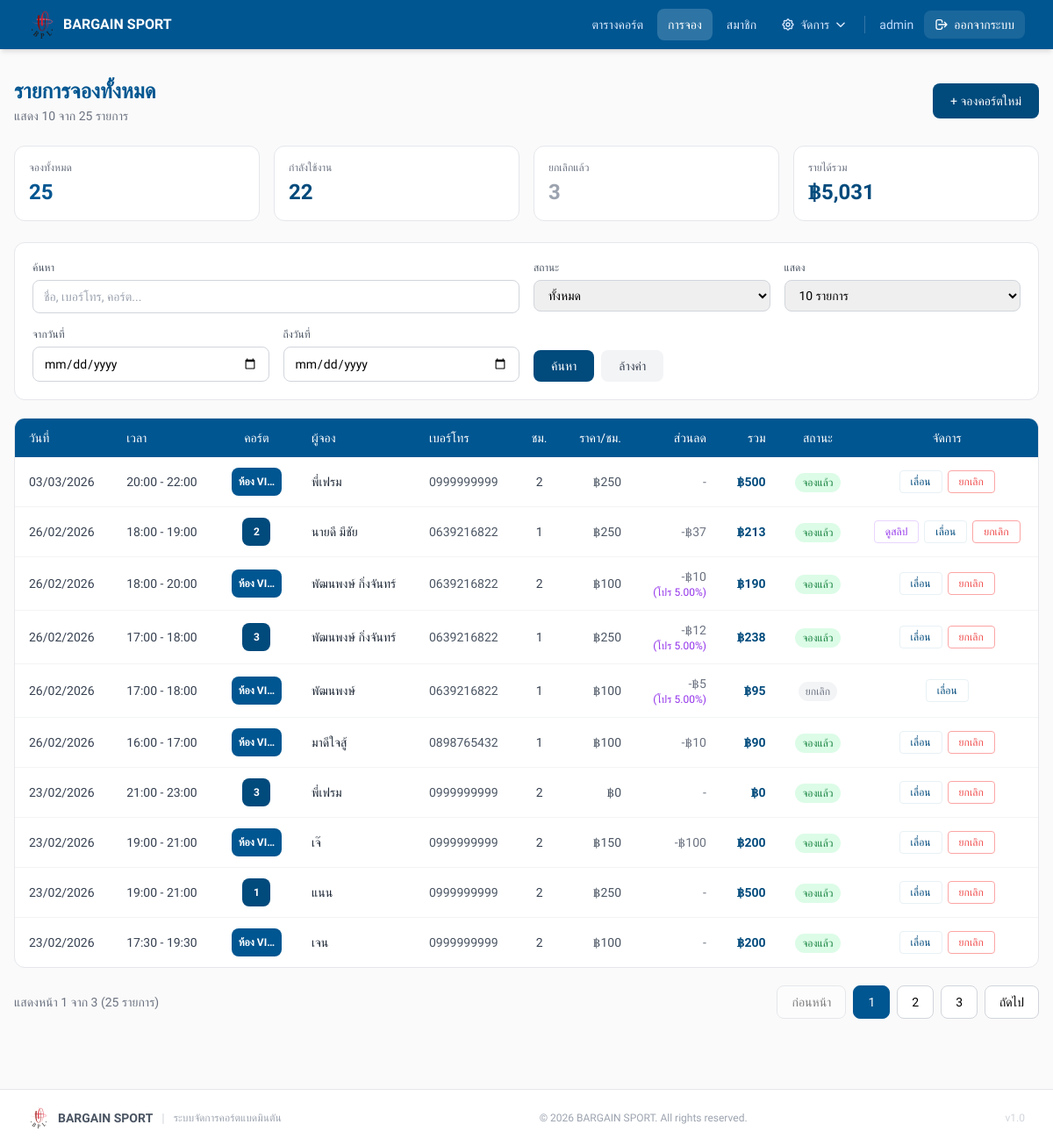
The page /bookings/index.php (signed in) on the database as committed earlier.
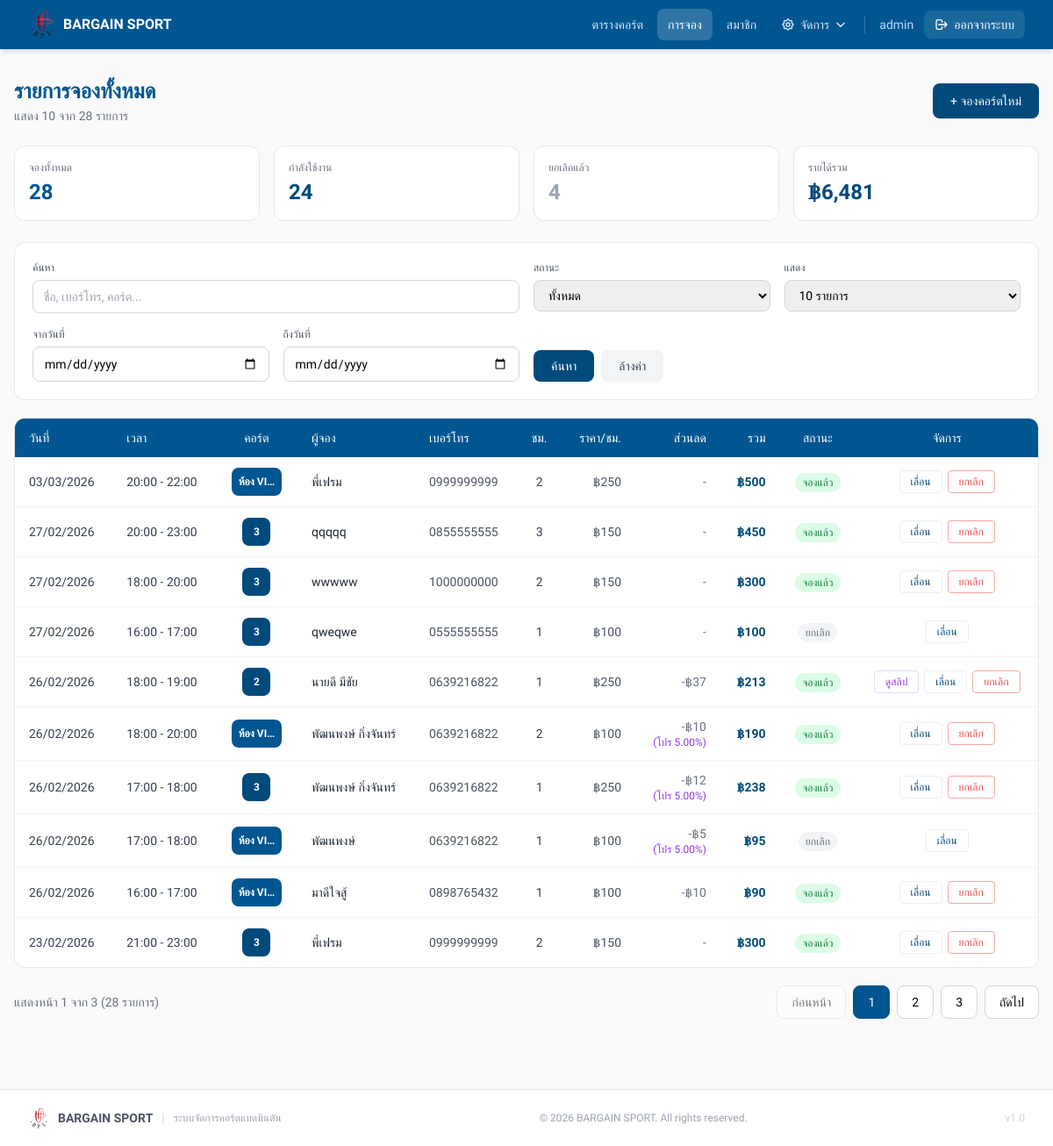
The same page on the database as committed later.
### tables this page shows
CREATE TABLE `bookings` (
  `id` int NOT NULL AUTO_INCREMENT,
  `court_id` int NOT NULL,
  `customer_name` varchar(100) NOT NULL,
  `customer_phone` varchar(30) DEFAULT NULL,
  `member_id` int DEFAULT NULL,
  `promotion_id` int DEFAULT NULL,
  `promotion_discount_percent` decimal(5,2) DEFAULT NULL,
  `payment_slip_path` varchar(255) DEFAULT NULL,
  `start_datetime` datetime NOT NULL,
  `duration_hours` int NOT NULL,
  `price_per_hour` decimal(10,2) NOT NULL,
  `discount_amount` decimal(10,2) NOT NULL DEFAULT '0.00',
  `total_amount` decimal(10,2) NOT NULL,
  `status` enum('booked','cancelled') NOT NULL DEFAULT 'booked',
  `created_by` int DEFAULT NULL,
  `created_at` timestamp NOT NULL DEFAULT CURRENT_TIMESTAMP,
  `updated_at` timestamp NULL DEFAULT NULL,
  PRIMARY KEY (`id`),
  KEY `fk_bookings_court` (`court_id`),
  KEY `fk_bookings_user` (`created_by`),
  KEY `idx_member_id` (`member_id`),
  KEY `idx_promotion_id` (`promotion_id`),
  CONSTRAINT `bookings_ibfk_1` FOREIGN KEY (`member_id`) REFERENCES `members` (`id`) ON DELETE SET NULL,
  CONSTRAINT `fk_bookings_court` FOREIGN KEY (`court_id`) REFERENCES `courts` (`id`) ON DELETE CASCADE,
  CONSTRAINT `fk_bookings_promotion` FOREIGN KEY (`promotion_id`) REFERENCES `promotions` (`id`) ON DELETE SET NULL ON UPDATE CASCADE,
  CONSTRAINT `fk_bookings_user` FOREIGN KEY (`created_by`) REFERENCES `users` (`id`) ON DELETE SET NULL ON UPDATE CASCADE
);

CREATE TABLE `courts` (
  `id` int NOT NULL AUTO_INCREMENT,
  `court_no` int NOT NULL,
  `vip_room_name` varchar(100) DEFAULT NULL COMMENT 'ชื่อห้อง VIP',
  `status` enum('Available','Booked','In Use','Maintenance') DEFAULT 'Available',
  `is_vip` tinyint(1) NOT NULL DEFAULT '0',
  `court_type` enum('normal','vip') DEFAULT 'normal' COMMENT 'ประเภทคอร์ต: normal=ปกติ, vip=VIP',
  `vip_price` decimal(10,2) DEFAULT NULL COMMENT 'ราคาพิเศษสำหรับคอร์ต VIP (บาท/ชั่วโมง)',
  `normal_price` decimal(10,2) DEFAULT NULL COMMENT 'ราคาคงที่สำหรับคอร์ตปกติ (optional)',
  `pricing_group_id` int DEFAULT NULL,
  PRIMARY KEY (`id`),
  KEY `idx_court_type` (`court_type`),
  KEY `fk_court_pg` (`pricing_group_id`),
  CONSTRAINT `fk_court_pg` FOREIGN KEY (`pricing_group_id`) REFERENCES `pricing_groups` (`id`) ON DELETE SET NULL
);

### bookings/index.php (the view, shortened to what the changed rows need)
<?php
require_once __DIR__.'/../config/db.php';
$per_page = isset($_GET['per_page']) && $_GET['per_page'] !== 'all' ? (int)$_GET['per_page'] : 10;
$page = max(1, (int)($_GET['page'] ?? 1));
$where = ['1=1'];
$params = [];
$whereClause = implode(' AND ', $where);
$countStmt = $pdo->prepare("SELECT COUNT(*) FROM bookings b JOIN courts c ON b.court_id=c.id WHERE $whereClause");
$countStmt->execute($params);
$totalRecords = $countStmt->fetchColumn();
$offset = 0;
$totalPages = 1;
if ($per_page > 0) {
    $totalPages = max(1, ceil($totalRecords / $per_page));
    $page = min($page, $totalPages);
    $offset = ($page - 1) * $per_page;
}
$query = "SELECT b.*, c.court_no, c.vip_room_name, c.court_type, c.is_vip FROM bookings b JOIN courts c ON b.court_id=c.id WHERE $whereClause ORDER BY b.start_datetime DESC";
if ($per_page > 0) {
    $query .= " LIMIT $per_page OFFSET $offset";
}
$stmt = $pdo->prepare($query);
$stmt->execute($params);
$rows = $stmt->fetchAll();
$bookedCount = $pdo->prepare("SELECT COUNT(*) FROM bookings b JOIN courts c ON b.court_id=c.id WHERE $whereClause AND b.status='booked'");
$bookedCount->execute($params);
$bookedTotal = $bookedCount->fetchColumn();
$cancelledCount = $pdo->prepare("SELECT COUNT(*) FROM bookings b JOIN courts c ON b.court_id=c.id WHERE $whereClause AND b.status='cancelled'");
$cancelledCount->execute($params);
$cancelledTotal = $cancelledCount->fetchColumn();
$revenueStmt = $pdo->prepare("SELECT SUM(b.total_amount) FROM bookings b JOIN courts c ON b.court_id=c.id WHERE $whereClause AND b.status='booked'");
$revenueStmt->execute($params);
$totalRevenue = $revenueStmt->fetchColumn() ?? 0;
?>
<!doctype html>
<html lang="th">
<head>
<script src="https://cdn.tailwindcss.com"></script>
</head>
<body style="background:#FAFAFA;" class="min-h-screen">
<div class="max-w-7xl mx-auto px-4 py-8">
  <div class="flex flex-col sm:flex-row justify-between items-start sm:items-center gap-4 mb-6">
    <div>
      <h1 style="color:#005691;" class="text-2xl font-bold">รายการจองทั้งหมด</h1>
      <p class="text-gray-500 text-sm mt-0.5">แสดง <?= count($rows) ?> จาก <?= $totalRecords ?> รายการ</p>
    </div>
  </div>
  <div class="grid grid-cols-2 sm:grid-cols-4 gap-4 mb-6">
    <div class="bg-white rounded-xl border border-gray-200 p-4">
      <p class="text-gray-500 text-xs mb-1">จองทั้งหมด</p>
      <p style="color:#005691;" class="text-2xl font-bold"><?= $totalRecords ?></p>
    </div>
    <div class="bg-white rounded-xl border border-gray-200 p-4">
      <p class="text-gray-500 text-xs mb-1">กำลังใช้งาน</p>
      <p style="color:#004A7C;" class="text-2xl font-bold"><?= $bookedTotal ?></p>
    </div>
    <div class="bg-white rounded-xl border border-gray-200 p-4">
      <p class="text-gray-500 text-xs mb-1">ยกเลิกแล้ว</p>
      <p class="text-2xl font-bold text-gray-400"><?= $cancelledTotal ?></p>
    </div>
    <div class="bg-white rounded-xl border border-gray-200 p-4">
      <p class="text-gray-500 text-xs mb-1">รายได้รวม</p>
      <p style="color:#004A7C;" class="text-2xl font-bold">฿<?= number_format($totalRevenue, 0) ?></p>
    </div>
  </div>
  <div class="bg-white rounded-xl border border-gray-200 overflow-hidden">
    <div class="hidden md:block overflow-x-auto">
      <?php if (count($rows) > 0): ?>
      <table class="w-full text-sm">
        <thead>
          <tr style="background:#005691;" class="text-white text-left">
            <th class="px-4 py-3 font-medium">วันที่</th>
            <th class="px-4 py-3 font-medium">เวลา</th>
            <th class="px-4 py-3 font-medium text-center">คอร์ต</th>
            <th class="px-4 py-3 font-medium">ผู้จอง</th>
            <th class="px-4 py-3 font-medium">เบอร์โทร</th>
            <th class="px-4 py-3 font-medium text-center">ชม.</th>
            <th class="px-4 py-3 font-medium text-right">ราคา/ชม.</th>
            <th class="px-4 py-3 font-medium text-right">ส่วนลด</th>
            <th class="px-4 py-3 font-medium text-right">รวม</th>
            <th class="px-4 py-3 font-medium text-center">สถานะ</th>
            <th class="px-4 py-3 font-medium text-center">จัดการ</th>
          </tr>
        </thead>
        <tbody class="divide-y divide-gray-100">
          <?php foreach($rows as $r):
            $s = new DateTime($r['start_datetime']);
            $isBooked = $r['status'] === 'booked';
            $isVipCourt = ($r['court_type'] === 'vip' || $r['is_vip'] == 1);
            $courtLabel = $isVipCourt ? ($r['vip_room_name'] ?? 'VIP') : $r['court_no'];
          ?>
          <tr class="hover:bg-gray-50 transition-colors">
            <td class="px-4 py-3 text-gray-700"><?=$s->format('d/m/Y')?></td>
            <td class="px-4 py-3 text-gray-700">
              <?=$s->format('H:i')?> - <?=(clone $s)->modify('+'.$r['duration_hours'].' hour')->format('H:i')?>
            </td>
            <td class="px-4 py-3 text-center">
              <?php if ($isVipCourt): ?>
              <span style="background:#005691;" class="inline-flex items-center justify-center px-2 h-8 text-white rounded-lg text-xs font-bold whitespace-nowrap max-w-[7rem] overflow-hidden" title="<?= htmlspecialchars($courtLabel) ?>">
                <?= htmlspecialchars(mb_strimwidth($courtLabel, 0, 8, '…')) ?>
              </span>
              <?php else: ?>
              <span style="background:#004A7C;" class="inline-flex items-center justify-center w-8 h-8 text-white rounded-lg text-xs font-bold">
                <?= htmlspecialchars($courtLabel) ?>
              </span>
              <?php endif; ?>
            </td>
            <td class="px-4 py-3 text-gray-800"><?=htmlspecialchars($r['customer_name'])?></td>
            <td class="px-4 py-3 text-gray-600"><?=htmlspecialchars($r['customer_phone'])?></td>
            <td class="px-4 py-3 text-center text-gray-700"><?=$r['duration_hours']?></td>
            <td class="px-4 py-3 text-right text-gray-600">฿<?=number_format($r['price_per_hour'],0)?></td>
            <td class="px-4 py-3 text-right text-gray-500">
              <?php if ($r['discount_amount'] > 0): ?>
                -฿<?= number_format($r['discount_amount'], 0) ?>
                <?php if (!empty($r['promotion_discount_percent'])): ?>
                <span class="text-xs text-purple-600 block">(โปร <?= $r['promotion_discount_percent'] ?>%)</span>
                <?php endif; ?>
              <?php else: ?>-<?php endif; ?>
            </td>
            <td style="color:#004A7C;" class="px-4 py-3 text-right font-semibold">฿<?=number_format($r['total_amount'],0)?></td>
            <td class="px-4 py-3 text-center">
              <span class="text-xs px-2 py-1 rounded-full <?= $isBooked ? 'bg-green-100 text-green-700' : 'bg-gray-100 text-gray-500' ?>">
                <?= $isBooked ? 'จองแล้ว' : 'ยกเลิก' ?>
              </span>
            </td>
            <td class="px-4 py-3">
              <div class="flex gap-1.5 justify-center flex-wrap">
                <?php if (!empty($r['payment_slip_path'])): ?>
                <button onclick="viewSlip('<?= htmlspecialchars($r['payment_slip_path'], ENT_QUOTES) ?>')"
                        class="px-3 py-1 border border-purple-200 text-purple-600 rounded text-xs hover:bg-purple-50 transition-colors">
                    ดูสลิป
                </button>
                <?php endif; ?>
                <a href="update.php?id=<?=$r['id']?>"
                   style="color:#004A7C; border-color:#E8F1F5;"
                   class="px-3 py-1 border rounded text-xs hover:bg-[#FAFAFA] transition-colors">เลื่อน</a>
                <?php if($isBooked): ?>
                <a href="cancel.php?id=<?=$r['id']?>"
                   onclick="return confirm('ยืนยันยกเลิกการจอง?')"
                   class="px-3 py-1 border border-red-300 text-red-500 rounded text-xs hover:bg-red-50 transition-colors">ยกเลิก</a>
                <?php endif; ?>
              </div>
            </td>
          </tr>
          <?php endforeach; ?>
        </tbody>
      </table>
      <?php endif; ?>
    </div>
  </div>
  <?php if ($per_page > 0 && $totalPages > 1): ?>
  <div class="mt-5 flex flex-col sm:flex-row justify-between items-center gap-4">
    <p class="text-sm text-gray-500">
      แสดงหน้า <?= $page ?> จาก <?= $totalPages ?> (<?= number_format($totalRecords) ?> รายการ)
    </p>
    <div class="flex gap-2">
      <?php
      $queryParams = $_GET;
      $queryParams['page'] = max(1, $page - 1);
      $prevLink = 'index.php?' . http_build_query($queryParams);
      $queryParams['page'] = min($totalPages, $page + 1);
      $nextLink = 'index.php?' . http_build_query($queryParams);
      ?>
      <a href="<?= $prevLink ?>"
         class="px-4 py-2 bg-white border border-gray-300 rounded-lg text-sm hover:bg-gray-50 transition-colors <?= $page <= 1 ? 'opacity-50 pointer-events-none' : '' ?>">
        ก่อนหน้า
      </a>
      <?php
      $startPage = max(1, $page - 2);
      $endPage = min($totalPages, $page + 2);
      for ($i = $startPage; $i <= $endPage; $i++):
        $queryParams['page'] = $i;
        $pageLink = 'index.php?' . http_build_query($queryParams);
      ?>
        <a href="<?= $pageLink ?>"
           class="px-4 py-2 border rounded-lg text-sm transition-colors <?= $i === $page ? 'bg-[#005691] text-white border-[#005691]' : 'bg-white border-gray-300 hover:bg-gray-50' ?>">
          <?= $i ?>
        </a>
      <?php endfor; ?>
      <a href="<?= $nextLink ?>"
         class="px-4 py-2 bg-white border border-gray-300 rounded-lg text-sm hover:bg-gray-50 transition-colors <?= $page >= $totalPages ? 'opacity-50 pointer-events-none' : '' ?>">
        ถัดไป
      </a>
    </div>
  </div>
  <?php endif; ?>
</div>
</body>
</html>

Rows that differ between the two databases and show on the page:
no longer on this page (row unchanged): bookings: start_datetime "23/02/2026", start_datetime "19:00", start_datetime+duration_hours "21:00", court.vip_room_name "ห้อง VI…", customer_name "เจ๊", customer_phone "0999999999", duration_hours "2", price_per_hour "150", discount_amount "100", total_amount "200", status "จองแล้ว"
no longer on this page (row unchanged): bookings: start_datetime "23/02/2026", start_datetime "19:00", start_datetime+duration_hours "21:00", court.court_no "1", customer_name "แนน", customer_phone "0999999999", duration_hours "2", price_per_hour "250", total_amount "500", status "จองแล้ว"
no longer on this page (row unchanged): bookings: start_datetime "23/02/2026", start_datetime "17:30", start_datetime+duration_hours "19:30", court.vip_room_name "ห้อง VI…", customer_name "เจน", customer_phone "0999999999", duration_hours "2", price_per_hour "100", total_amount "200", status "จองแล้ว"
added bookings: start_datetime "27/02/2026", start_datetime "20:00", start_datetime+duration_hours "23:00", court.court_no "3", customer_name "qqqqq", customer_phone "0855555555", duration_hours "3", price_per_hour "150", total_amount "450", status "จองแล้ว"
added bookings: start_datetime "27/02/2026", start_datetime "18:00", start_datetime+duration_hours "20:00", court.court_no "3", customer_name "wwwww", customer_phone "1000000000", duration_hours "2", price_per_hour "150", total_amount "300", status "จองแล้ว"
added bookings: start_datetime "27/02/2026", start_datetime "16:00", start_datetime+duration_hours "17:00", court.court_no "3", customer_name "qweqwe", customer_phone "0555555555", duration_hours "1", price_per_hour "100", total_amount "100", status "ยกเลิก"
changed bookings (number 10 of 10 on the later page): price_per_hour "0" → "150"; total_amount "0" → "300"
Other text that changed with them:
$totalRecords: "25" → "28"
$bookedTotal: "22" → "24"
$cancelledTotal: "3" → "4"
$totalRevenue: "5,031" → "6,481"
